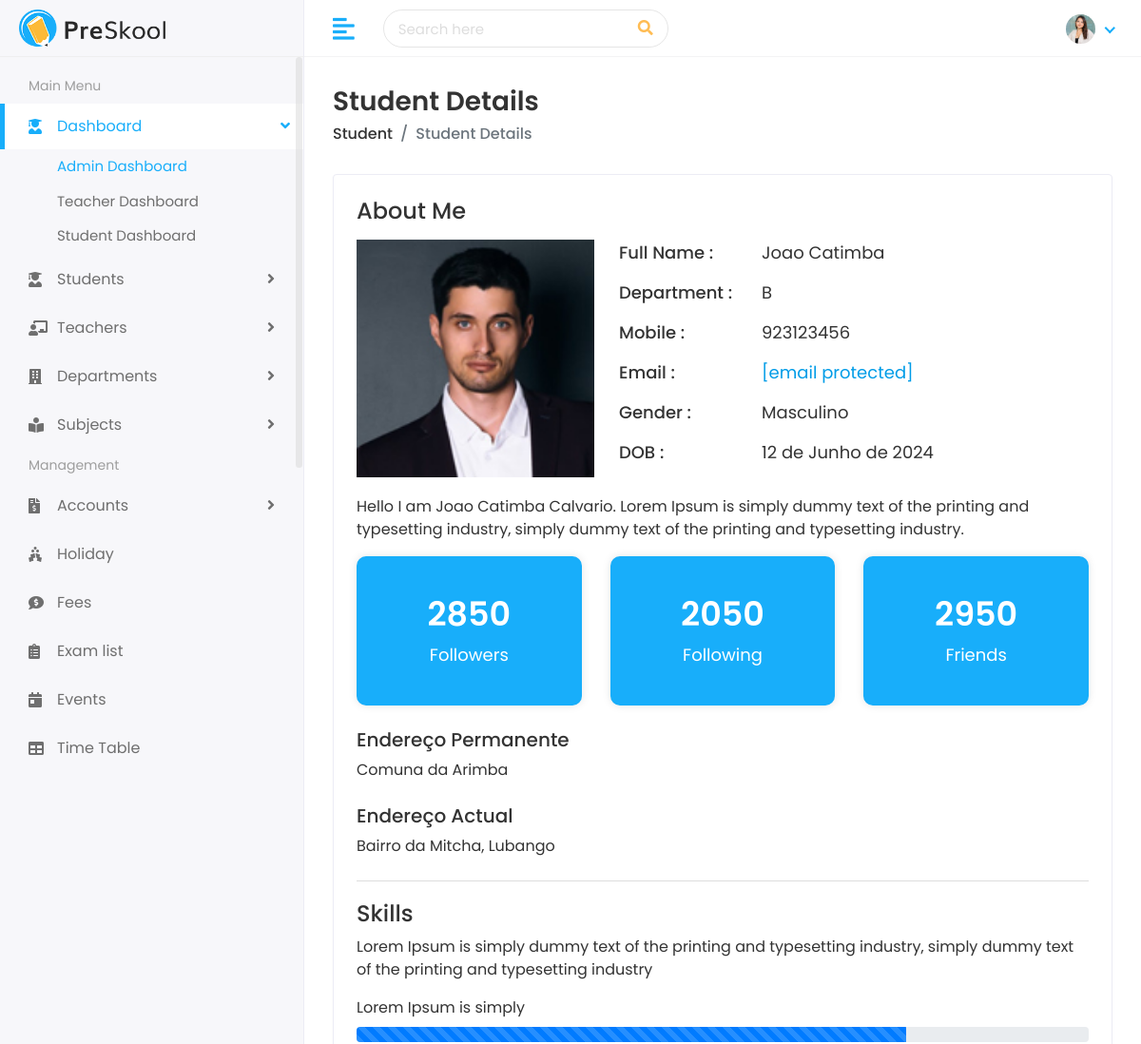
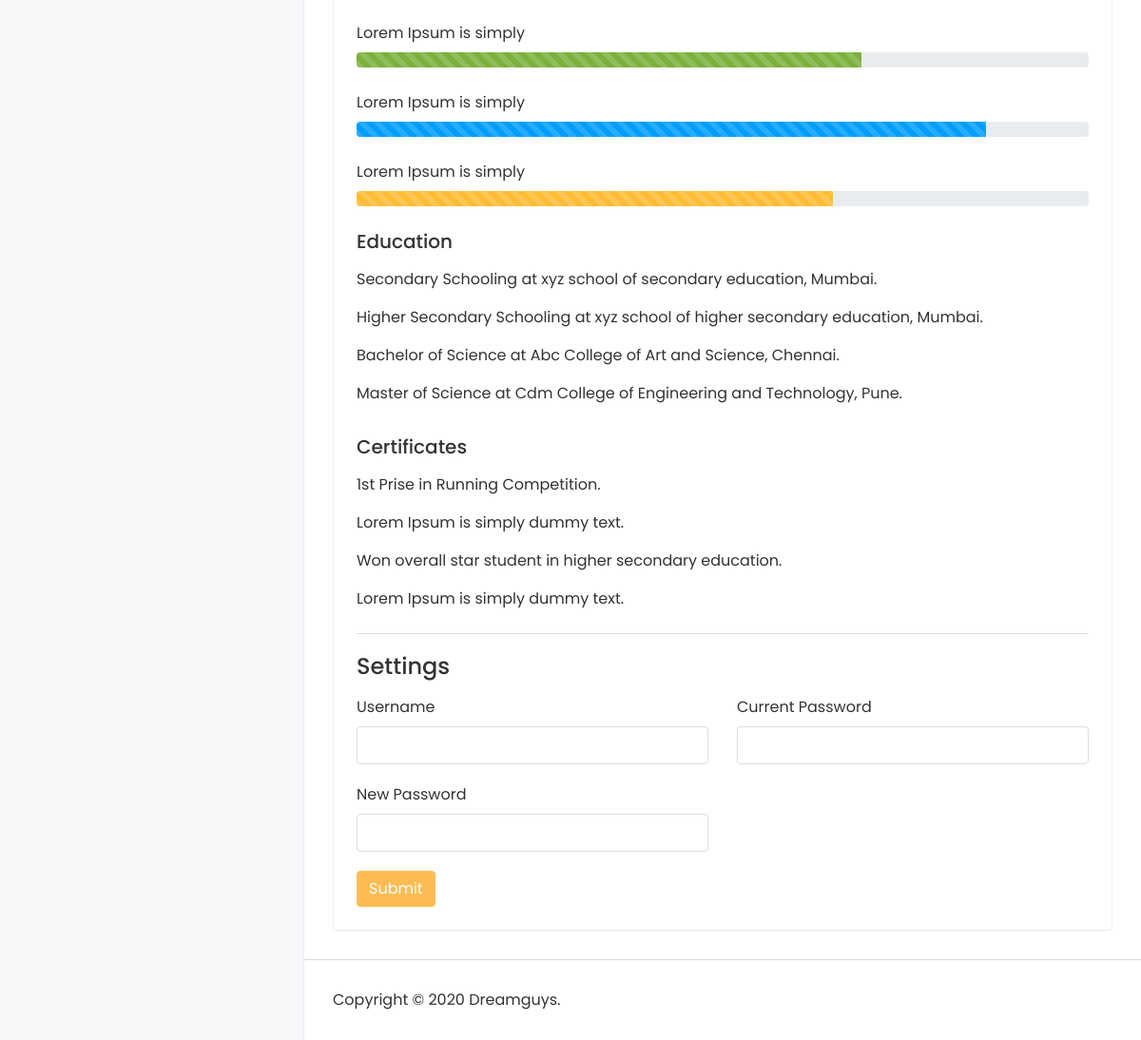
Screenshot of /student/students/456/ with the database file from the repository (2 pictures, top to bottom).
### student/models.py (models this page shows, shortened)
class Student(models.Model):
    first_name = models.CharField(max_length=100)
    last_name = models.CharField(max_length=100)
    student_id = models.CharField(max_length=20, unique=True)
    gender = models.CharField(max_length=15, choices=[('Masculino', 'Masculino'), ('Feminino', 'Feminino')])
    date_of_birth = models.DateField()
    student_class = models.CharField(max_length=100)
    religion = models.CharField(max_length=50)
    joining_date = models.DateField()
    mobile_number = models.CharField(max_length=20)
    admission_number = models.CharField(max_length=20, unique=True)
    section = models.CharField(max_length=15)
    student_image = models.ImageField(upload_to='fotos/students/', blank=True, null=True)
    parent = models.OneToOneField(Parent, on_delete=models.CASCADE)
    slug = models.SlugField(max_length=255, unique=True, blank=True, null=True)

class Parent(models.Model):
    father_name = models.CharField(max_length=100)
    father_occupation = models.CharField(max_length=100)
    father_mobile = models.CharField(max_length=20)
    father_email = models.EmailField(max_length=100)
    mother_name = models.CharField(max_length=100)
    mother_occupation = models.CharField(max_length=100)
    mother_mobile = models.CharField(max_length=20)
    mother_email = models.EmailField(max_length=100)
    present_address = models.TextField()
    permanent_address = models.TextField()

### student/views.py (the view)
# urls.py: path('students/<str:slug>/', views.view_student, name='view_student'),
def view_student(request, slug):
    student = get_object_or_404(Student, student_id = slug)
    context = {
        'student': student
    }
    return render(request, "students/student-details.html", context)

### templates/students/student-details.html (shortened to what this page needs)
{% extends 'Home/base.html' %}
{% load static %}
{% block body %}
<div class="page-wrapper">
<div class="content container-fluid">
<div class="page-header">
<div class="row">
<div class="col-sm-12">
<h3 class="page-title">Student Details</h3>
<ul class="breadcrumb">
<li class="breadcrumb-item"><a href="/student">Student</a></li>
<li class="breadcrumb-item active">Student Details</li>
</ul>
</div>
</div>
</div>
<div class="card">
<div class="card-body">
<div class="row">
<div class="col-md-12">
<div class="about-info">
<h4>About Me</h4>
<div class="media mt-3">
<img src="{{student.student_image.url}}" class="mr-3" alt="...">
<div class="media-body">
<ul>
<li>
<span class="title-span">Full Name : </span>
<span class="info-span">{{ student.first_name}}</span>
</li>
<li>
<span class="title-span">Department : </span>
<span class="info-span">{{student.section}}</span>
</li>
<li>
<span class="title-span">Mobile : </span>
<span class="info-span">{{student.mobile_number}}</span>
</li>
<li>
<span class="title-span">Email : </span>
<span class="info-span"><a href="{{student.parent.father_email}}" class="__cf_email__" data-cfemail="7216131b010b32151f131b1e5c111d1f">[email&#160;protected]</a></span>
</li>
<li>
<span class="title-span">Gender : </span>
<span class="info-span">{{student.gender}}</span>
</li>
<li>
<span class="title-span">DOB : </span>
<span class="info-span">{{student.date_of_birth}}</span>
</li>
</ul>
</div>
</div>
<div class="row mt-3">
<div class="col-md-12">
<p>Hello I am {{ student.first_name }} {{ student.last_name }}. Lorem Ipsum is simply dummy text of the printing and typesetting industry, simply dummy text of the printing and typesetting industry.</p>
</div>
</div>
<div class="row follow-sec">
<div class="col-md-4 mb-3">
<div class="blue-box">
<h3>2850</h3>
<p>Followers</p>
</div>
</div>
<div class="col-md-4 mb-3">
<div class="blue-box">
<h3>2050</h3>
<p>Following</p>
</div>
</div>
<div class="col-md-4 mb-3">
<div class="blue-box">
<h3>2950</h3>
<p>Friends</p>
</div>
</div>
</div>
<div class="row mt-2">
<div class="col-md-12">
<h5>Endereço Permanente</h5>
<p>{{student.parent.permanent_address}}</p>
</div>
</div>
<div class="row mt-2">
<div class="col-md-12">
<h5>Endereço Actual</h5>
<p>{{student.parent.present_address}}</p>
</div>
</div>
</div>
</div>
</div>
<div class="row mt-2">
<div class="col-md-12">
<div class="skill-info">
<h4>Skills</h4>
<p>Lorem Ipsum is simply dummy text of the printing and typesetting industry, simply dummy text of the printing and typesetting industry</p>
<ul>
<li>
<label>Lorem Ipsum is simply</label>
<div class="progress">
<div class="progress-bar progress-bar-striped progress-bar-animated" role="progressbar" aria-valuenow="75" aria-valuemin="0" aria-valuemax="100" style="width: 75%"></div>
</div>
</li>
<li>
<label>Lorem Ipsum is simply</label>
<div class="progress">
<div class="progress-bar progress-bar-striped progress-bar-animated bg-success" role="progressbar" aria-valuenow="69" aria-valuemin="0" aria-valuemax="100" style="width: 69%"></div>
</div>
</li>
<li>
<label>Lorem Ipsum is simply</label>
<div class="progress">
<div class="progress-bar progress-bar-striped progress-bar-animated bg-info" role="progressbar" aria-valuenow="86" aria-valuemin="0" aria-valuemax="100" style="width: 86%"></div>
</div>
</li>
<li>
 <label>Lorem Ipsum is simply</label>
<div class="progress">
<div class="progress-bar progress-bar-striped progress-bar-animated bg-warning" role="progressbar" aria-valuenow="65" aria-valuemin="0" aria-valuemax="100" style="width: 65%"></div>
</div>
</li>
</ul>
<div class="row mt-3">
<div class="col-md-12">
<h5>Education</h5>
<p class="mt-3">Secondary Schooling at xyz school of secondary education, Mumbai.</p>
<p>Higher Secondary Schooling at xyz school of higher secondary education, Mumbai.</p>
<p>Bachelor of Science at Abc College of Art and Science, Chennai.</p>
<p>Master of Science at Cdm College of Engineering and Technology, Pune.</p>
</div>
</div>
<div class="row mt-3">
<div class="col-md-12">
<h5>Certificates</h5>
<p class="mt-3">1st Prise in Running Competition.</p>
<p>Lorem Ipsum is simply dummy text.</p>
<p>Won overall star student in higher secondary education.</p>
<p>Lorem Ipsum is simply dummy text.</p>
</div>
</div>
</div>
</div>
</div>
<div class="row mt-2">
<div class="col-md-12">
<div class="skill-info">
<h4>Settings</h4>
<form>
<div class="row mt-3">
<div class="col-12 col-sm-6">
<div class="form-group">
<label>Username</label>
<input type="text" class="form-control">
</div>
</div>
<div class="col-12 col-sm-6">
<div class="form-group">
<label>Current Password</label>
<input type="password" class="form-control">
</div>
</div>
<div class="col-12 col-sm-6">
<div class="form-group">
<label>New Password</label>
<input type="password" class="form-control">
</div>
</div>
<div class="col-12">
<button type="submit" class="btn btn-primary">Submit</button>
</div>
</div>
</form>
</div>
</div>
</div>
</div>
</div>
</div>
<footer>
<p>Copyright © 2020 Dreamguys.</p>
</footer>
</div>
</div>
</body>
</html>
{% endblock %}

### static/assets/css/style.css (style rules this page uses)
html { height: 100%; }
body { background-color: #fff; color: #333; font-family: 'Poppins', sans-serif; font-size: 1rem; height: 100%; line-height: 1.5; overflow-x: hidden; }
h1, h2, h3, h4, h5, h6 { font-family: 'Poppins', sans-serif; margin-top: 0; }
.form-control { border: 1px solid #ddd; box-shadow: none; color: #333; font-size: 15px; height: 40px; }
input, input:focus, button, button:focus { outline: none; }
input[type=text], input[type=password] { -webkit-appearance: none; -moz-appearance: none; appearance: none; }
.form-group { margin-bottom: 1.25rem; }
ul, ol { padding: 0px; list-style: none; }
.bg-success, .badge-success { background-color: #7bb13c !important; }
.bg-info, .badge-info { background-color: #009efb !important; }
.bg-warning, .badge-warning { background-color: #ffbc34 !important; }
.btn-primary { background-color: #FFBC53; border: 1px solid #FFBC53; }
.card { border: 1px solid #ececf5; box-shadow: 0 1px 3px 0 rgba(0, 0, 0, 0.03); margin-bottom: 1.875rem; }
.card-body { padding: 1.5rem; }
footer { padding: 1.875rem 1.875rem; border-top: 1px solid #ddd; }
footer p { margin: 0px; }
.page-wrapper { margin-left: 320px; padding-top: 60px; position: relative; transition: all 0.4s ease; }
.page-wrapper > .content { padding: 1.875rem 1.875rem 0; }
.page-header { margin-bottom: 1.875rem; }
.page-header .breadcrumb { background-color: transparent; color: #6c757d; font-size: 1rem; font-weight: 500; margin-bottom: 0; padding: 0; }
.page-header .breadcrumb a { color: #333; }
.page-title { font-size: 28px; font-weight: 600; color: #333; margin-bottom: 5px; }
.about-info img { width: 250px; }
.about-info ul li { font-size: 18px; margin: 0px 0px 15px 10px; display: flex; }
.title-span { font-weight: 500; width: 150px; }
.blue-box { background-color: #18aefa; padding: 40px 30px; box-shadow: 0px 0px 10px 0px rgba(0, 0, 0, 0.1); border-radius: 10px; color: #fff; text-align: center; }
.follow-sec h3 { font-size: 35px; font-weight: 600; }
.follow-sec p { font-size: 18px; margin: 0px; }
.skill-info { padding-top: 20px; border-top: 1px solid #ddd; }
.skill-info ul li { margin-bottom: 25px; }

### rows the page displays
Student: student_image (picture), first_name "Joao Catimba", section "B", mobile_number "923123456", gender "Masculino", date_of_birth "12 de Junho de 2024", last_name "Calvario", parent.permanent_address "Comuna da Arimba", parent.present_address "Bairro da Mitcha, Lubango"
